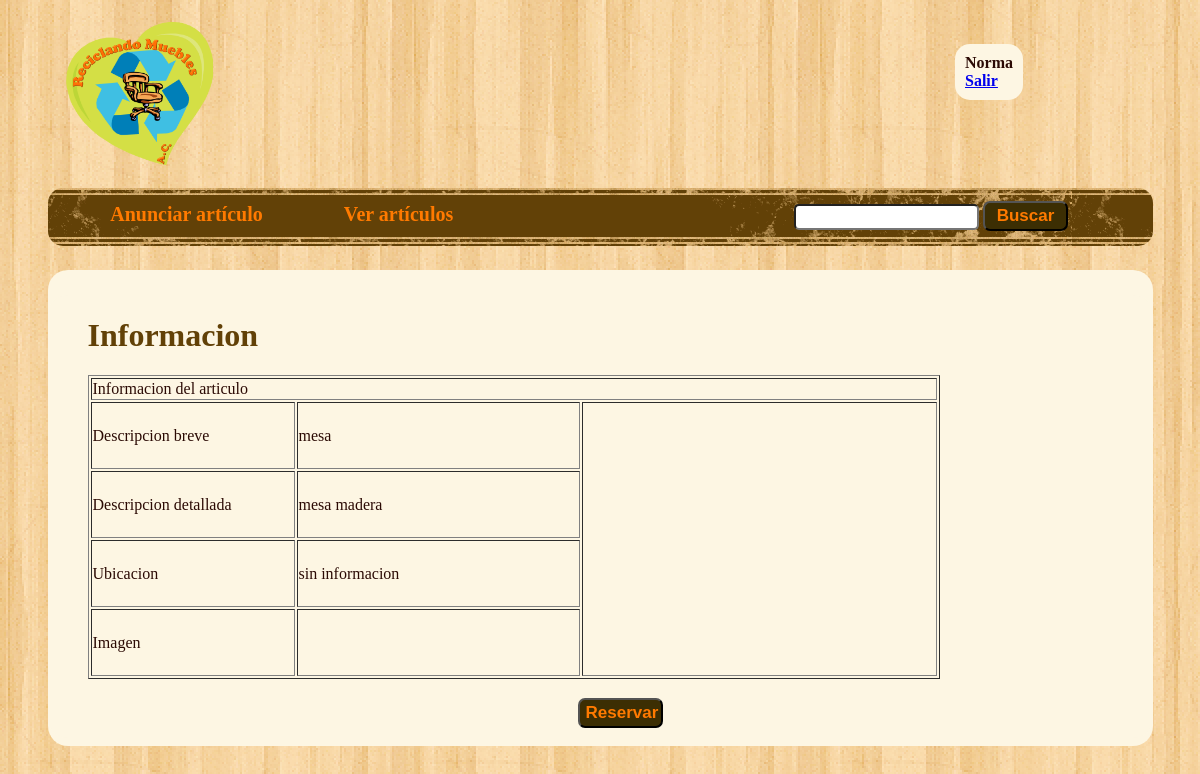
Screenshot of /Controllers/muestraInformacion.php?mueble=2 (signed in) with the database file from the repository.
### tables this page shows
CREATE TABLE IF NOT EXISTS `usuario` (
  `Email` varchar(50) NOT NULL,
  `contrasena` varchar(12) NOT NULL,
  `Nombre` varchar(50) NOT NULL,
  `Apellido` varchar(50) NOT NULL,
  `telefono` varchar(12) NOT NULL,
  `valida` int(1) NOT NULL,
  PRIMARY KEY (`Email`),
  UNIQUE KEY `Email` (`Email`)
);

CREATE TABLE IF NOT EXISTS `muebles` (
  `idMueble` int(5) NOT NULL AUTO_INCREMENT,
  `desAbreviada` varchar(60) NOT NULL,
  `desDetallada` varchar(255) NOT NULL,
  `ubicacion` varchar(70) NOT NULL,
  `latitud` varchar(100) NOT NULL,
  `reservado` int(1) NOT NULL,
  `usuario` varchar(50) NOT NULL,
  PRIMARY KEY (`idMueble`),
  KEY `usuario` (`usuario`)
);

### Models/Usuario.php (called while the page is built, shortened)
<?php
	include_once("connection.php");
	class Usuario{
		private $nombre;
		function __construct($Email, $contrasena, $Nombre, $Apellido, $telefono, $valida){
			$this->nombre = $Nombre;
		}
			public function getNombre(){
				return $this->nombre;
			}
			public static function obtenerUsuario($email){
				global $conexion;
				$result= mysql_query("select * from usuario where Email = '$email'",$conexion);
				$usuario= null;
				if($row=mysql_fetch_array($result)){
					$usuario = new Usuario($row['Email'], $row['contrasena'], $row['Nombre'], $row['Apellido'], $row['telefono'], $row['valida']);
				}
				return $usuario;
			}
	}
?>

### Models/Muebles.php (called while the page is built, shortened)
<?php
	include_once("connection.php");
	class Muebles{
		private $desAbreviada;
		private $desDetallada;
		private $ubicacion;
				public function llenaDatosCompletos($idMueble, $desAbreviada, $desDetallada, $ubicacion,$latitud, $reservado, $usuario){
					$this->desAbreviada = $desAbreviada;
					$this->desDetallada = $desDetallada;
					$this->ubicacion = $ubicacion;
				}
					public function getDesAbreviada(){
						return $this->desAbreviada;
					}
					public function getDesDetallada(){
						return $this->desDetallada;
					}
					public function getUbicacion(){
						return $this->ubicacion;
					}
				public static function obtenerMueble($id){
					global $conexion;
					$query = "select * from muebles where idMueble=".$id;
					$result = mysql_query($query, $conexion);
					if($row = mysql_fetch_array($result)){
						$m = new Muebles();
						$m ->llenaDatosCompletos($row['idMueble'], $row['desAbreviada'], $row['desDetallada'] ,  $row['ubicacion'], $row['latitud'], $row['reservado'], $row['usuario']);
						return $m;
					}
					else{
						die ("No existe el mueble que buscas en la base de datos");
					}
				}
	}
?>

### Views/muestraInformacion.php (the view, shortened to what this page needs)
<!DOCTYPE html PUBLIC "-//W3C//DTD XHTML 1.0 Transitional//EN" "http://www.w3.org/TR/xhtml1/DTD/xhtml1-transitional.dtd">
<html xmlns="http://www.w3.org/1999/xhtml" lang="en" xml:lang="en">
	<head>
		<link rel="stylesheet" href="../CSS/style.css" type="text/css" media="screen" />
	</head>
	<body>
		<?php include_once("../views/header.php");?>
		<div id="contenido" style="width:100%";>
		   <form action="../Controllers/reservar.php" method="get">
				<h1>Informacion</h1>
				<table border="1" style="width:80%";>
					<tr>
						<td colspan="3">Informacion del articulo</td>
					</tr>
					<tr>
						<td>Descripcion breve</td>
						<td><?=$mueble->getDesAbreviada()?></td>
						<th rowspan="4" style="width:40%";><div id="googleMap" style="width:350px;height:270px;"></div></th>
					</tr>
					<tr>
						<td style="width:25%";>Descripcion detallada</td>
						<td style="width:35%";><?=$mueble->getDesDetallada()?></td>
					</tr>
					<tr>
						<td>Ubicacion</td>
						<td><?=$mueble->getUbicacion()?></td>
					</tr>
					<tr>
						<td>Imagen</td>
						<td><img src='<?=$foto?>' /></td>
					</tr>
				</table>
				<center>
					<input type="submit" value="Reservar" class="boton"/>
				</center>
		   </form>
		</div>
	</body>
</html>

### Views/header.php (shortened to what this page needs)
<!DOCTYPE html PUBLIC "-//W3C//DTD XHTML 1.0 Transitional//EN" "http://www.w3.org/TR/xhtml1/DTD/xhtml1-transitional.dtd">
<html xmlns="http://www.w3.org/1999/xhtml" lang="en" xml:lang="en">
	<head>
		<link rel="stylesheet" href="../CSS/style.css" type="text/css" media="screen" />
	</head>
	<body>
	<a href="../Controllers/index.php"><img id="logo" src="../Pictures/logo.png" alt="Reciclando Muebles A.C."/></a>
	<div id="datosSesion" style="">
		<center><?php
			$dato= $usuario->getNombre();
			echo $dato;
		?></center>
		<A HREF ="../Controllers/logout.php">Salir</A>
	</div>
	<div id="busqueda">
		<form action="../Controllers/buscarArt.php" method="get">
		<input type="text" name="parametro" id="parametroBusqueda" class="campoSesion"/>
		<input type="submit" class="boton" value="Buscar"/>
		</form>
	</div>
	<div id="head">
	<ul class="navBar">
	<li id="link1" class="nBelement"><a href="../Controllers/anunciar.php" class="nbLink" onMouseOver="arriba(this)" onMouseOut="normal(this)">Anunciar artículo</a></li>
	<li id="link2" class="nBelement"><a href="../Controllers/verArticulos.php" class="nbLink" onMouseOver="arriba(this)" onMouseOut="normal(this)">Ver artículos</a></li>
	</ul>
	</div>
	<div id="contenido">

### CSS/style.css (style rules this page uses)
body { background-image: url(../Pictures/wp2.png); color: #2B0A04; background-repeat: repeat-x repeat-y; font-family: tahoma; }
#head { width: 1105px; height: 58px; margin-left: auto; margin-right: auto; background: url(../Pictures/header.gif); border-radius: 15px; }
#logo { width: 148px; margin-left: 58px; margin-top: 14px; margin-bottom: 22px; }
#contenido { width: 1105px; margin-left: auto; margin-right: auto; background-color: #FDF6E3; border-radius: 20px; margin-top: 24px; padding-top: 1px; padding-bottom: 8px; }
#datosSesion { position: absolute; top: 44px; right: 177px; background-color: #fdf6e3; border-radius: 15px; padding: 10px; font-family: tahoma; font-weight: bold; }
#busqueda { position: absolute; top: 182px; right: 11%; }
.campoSesion { border-radius: 5px; height: 20px; margin-bottom: 4px; }
.boton { border-radius: 7px; height: 30px; width: 85px; font-size: 17px; background-color: #3C2E03; font-weight: bold; color: #FF7A00; margin-top: 19px; margin-bottom: 2px; }
h1 { color: #624107; }
form { margin-left: 40px; }
.navBar { list-style-type:none; margin:0; padding:0; overflow:hidden; margin-left: 39px; padding-top: 3.5px; }
.nBelement { float:left; }
.nbLink { color: #FF7A00; text-decoration: none; display:block; font-family: tahoma; border-top-width: 10px; margin-top: 12px; margin-right: 12px; font-weight: bold; font-size: 15pt; text-align: center; border-radius: 9px; width: 200px; }

### Views/muestraInformacion.php (style rules this page uses)
#head { background: url(../Pictures/b.jpg); }

### rows the page displays
usuario: Nombre "Norma"
muebles: desAbreviada "mesa", desDetallada "mesa madera", ubicacion "sin informacion"
